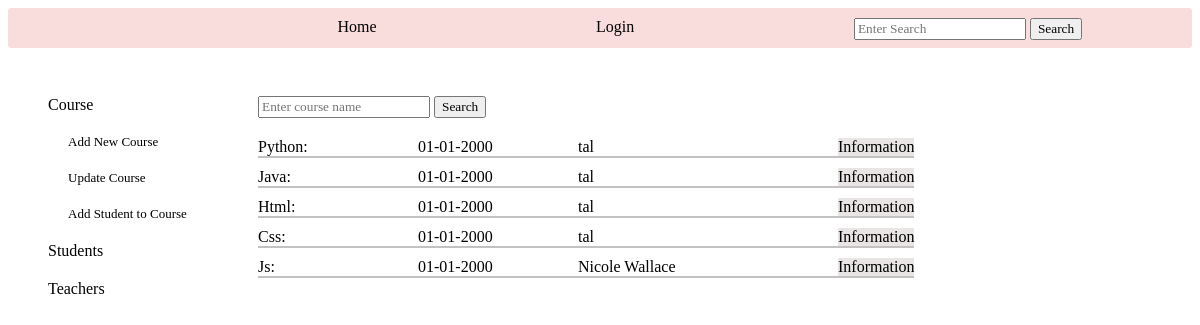
The app's page /admin_courses with its own data.
### tables this page shows
CREATE TABLE courses (
        id INTEGER PRIMARY KEY,
        name TEXT NOT NULL,
        description TEXT DEFAULT "Still not updated",
        teacher_id TEXT NOT NULL DEFAULT "Still not updated",
        start TEXT DEFAULT "Still not updated",
        day TEXT DEFAULT "Still not updated",
        time TEXT DEFAULT "Still not updated", 
        FOREIGN KEY (teacher_id) REFERENCES teachers (id)
        );

CREATE TABLE teachers (
        id INTEGER PRIMARY KEY,
        name TEXT NOT NULL,
        email TEXT UNIQUE ,
        phone TEXT UNIQUE ,
        user_id INTEGER,
        FOREIGN KEY(user_id) REFERENCES new_users (id)
        );

### app.py (the view, shortened to what this page needs)
@app.route('/admin_courses',methods=['GET', 'POST'])
def admin_courses(): # courses information and actions for admin
    log=check_log()
    info=info_user()
    form=['create']
    return render_template('admin_courses.html', log=log, info=info, course_dict='', course_attend='', attend_update='', attend_date_update='', form=form, courses_teachers=courses_teachers())

### app.py (called while the page is built)
def check_log(): #check if user is loged in or not
    log_result={}
    if "name" in session:
        link='/logout'
        log='Logout'
        log_result['link']=link
        log_result['log']=log
        return log_result
    else:
        link='/login'
        log='Login'
        log_result['link']=link
        log_result['log']=log
        return log_result

def info_user(): # get user info
    if "role" in session:
        info={}
        if session['role']=='admin':
            info['id']=session['id']
            info['link']=f"/administrator/{session['id']}"
            info['word']='Administrator'
            info['hello']=f"Hello {crud.admin_name(session['id'])}- what do you want to do?"
        if session['role']=='teacher':
            info['id']=session['id']
            info['link']=f"/teacher_profile/{session['id']}"
            info['word']=f"Welcome {crud.teacher_name(session['id'])}"
            info['class']='user_hello'
        if session['role']=='student':
            info['id']=session['id']
            info['link']=f"/student_profile/{session['id']}"
            info['word']=f"Welcome {crud.student_name(session['id'])}"
            info['class']='user_hello'
        return info

### crud.py (called while the page is built)
def read_all(table):
    return query(f"SELECT * FROM {table}")

### functions.py (called while the page is built)
def create_courses_objects(courses: list):
    courses_objects=[classes.Course(course[0], course[1], course[2], course[3], course[4], course[5], course[6] ) for course in courses]
    for c in courses_objects:
        c.start=f'{c.start[8:]}-{c.start[5:7]}-{c.start[0:4]}'
    return courses_objects

def create_teachers_objects(teachers: list):
    teachers_objects=[classes.Teacher(teacher[0], teacher[1], teacher[2], teacher[3]) for teacher in teachers]
    return teachers_objects

def courses_teachers():
    courses_teachers=[]
    for course in create_courses_objects(crud.read_all('courses')):
        for teacher in create_teachers_objects(crud.read_all('teachers')):
            if course.teacher_id==str(teacher.tid):
                course_teacher=classes.Course(course.tid, course.name, course.description, teacher.name, course.start, course.day, course.time)
                courses_teachers.append(course_teacher)
    return courses_teachers

### setup_db.py (called while the page is built)
def query(sql):
    with sqlite3.connect('students.db') as conn:
        cur=conn.cursor()
        cur.execute(sql)
        return cur.fetchall()

### templates/admin_courses.html (shortened to what this page needs)
{% include "admin_nav_courses.html" %}
    <div class="admin_courses_main">
        <div class="main_course_search">
            <div class="course_search">
                {% for f in form %}
                <form action="" method="POST">
                    <input type="text" name="search" placeholder="Enter course name">
                    <input type="submit" value="Search">
                </form>
                {% endfor %}
            </div>
            <div class="courses_list">
                {% for course in courses_teachers %}
                <div class="course_info">
                    <div class="course_name"> {{course.name}}:</div>
                    <div class="course_start">{{course.start}}</div>
                    <div class="course_teacher">{{course.teacher_id}}</div>
                    <a href="/course_info/{{course.tid}}">Information</a>
                </div>
                {% endfor %}
            </div>
        </div>
    </div>
    <div class="info_more_links">
    </div>
</div>

### static/style.css (style rules this page uses)
input { font-family: 'Times New Roman', Times, serif; }
.info_more_links { display: flex; gap: 5px; grid-row: 1; grid-column: 2; height: 18px; margin-left: 320px; }
.admin_courses_main { grid-column: 2; grid-row: 2; display: flex; }
.main_course_search { display: flex; flex-direction: column; gap:20px; }
.courses_list { display: flex; flex-direction: column; gap:10px; }
.course_info { display: flex; gap: 10px; justify-content: left; border-bottom: solid; border-width: 2px; border-color: rgb(195, 193, 193); }
.course_info>a { text-decoration: none; color: black; background-color: rgb(233, 229, 229); }
.course_name { width: 150px; }
.course_start { width:150px ; }
.course_teacher { width: 250px; }

### records on screen
courses: name "Python"
teachers: teacher_id "tal" "tal" "tal" "tal"
courses: name "Java"
courses: name "Html"
courses: name "Css"
courses: name "Js"
teachers: teacher_id "Nicole Wallace"

### other values on screen
{{ log.log }} "Login"
{{ course.start }} "01-01-2000" "01-01-2000" "01-01-2000" "01-01-2000" "01-01-2000"
